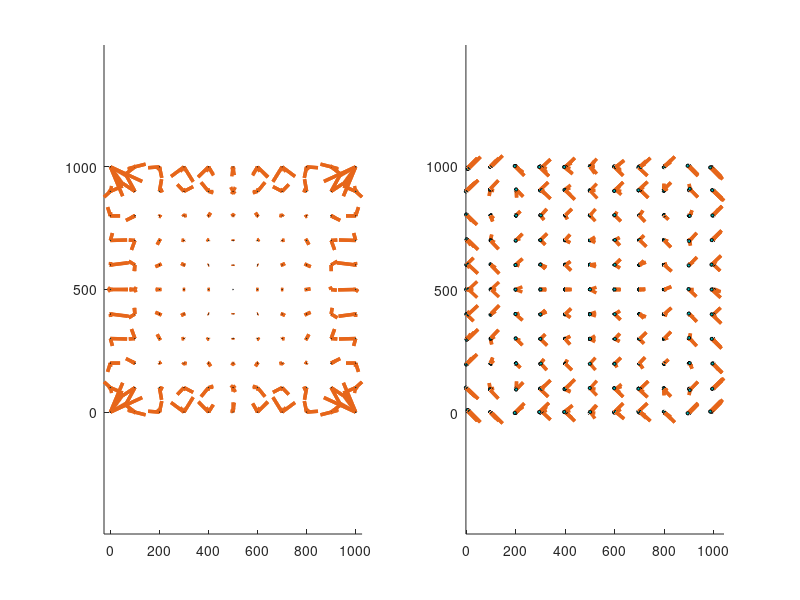

Here is the MATLAB script that generated this plot:
%%
function [X,U,P]=my_temp_v3_3
N=1000;
% data = zeros(idivide(int16(N),int16(100)), 2);
data = [];

% перейдём в ангстремы
global scale
scale = 10^(-10);

n=[10 10 6]; % размер решётки (n-1)
global A C Q G d % константы
d=10^(-8); % шаг решётки
d = d/scale;
A=[-3.712*10^(7) 6.079*10^(8) 1.303*10^(8)*20 1.294*10^(9) -1.950*10^(9) -2.5*10^(9) 3.863*10^(10) 2.529*10^(-10) 1.637*10^(-10) 1.367*10^(-10)]; % порядки!
C=[27.5 17.9 5.43]*10^(9); G=[51 0 2]*10^(-11); 
% Q=[14.2 -0.74 1.57]*10^(9)*scale;
Q=[-0.795 -1.222 1.57]*10^(10);

[x,y,z]=ndgrid(d*(0:n(1)),d*(0:n(2)),d*(0:n(3))); X={x;y;z}; clear x y z
U=cell(3,1); P=U; E=cell(6,1);
for i=1:3, U{i}=zeros(size(X{1})); P{i}=zeros(size(X{1})); end
% задаём значения U, P при z=0
global fix
fix=false(size(X{1})); fix(:,:,1)=true;

% % Сделаем сдвиг на 0.2 через meshgrid (суммарный сдвиг)
% del = 50;
% del = del/100;
% x_fix = linspace(-del*d/2, del*d/2, n(1)+1);
% y_fix = linspace(-del*d/2, del*d/2, n(2)+1);
% [X_fix, Y_fix] = meshgrid(x_fix, y_fix);
% 
% % U{1}(fix)=(X{1}(fix)-X_fix)*d;
% % U{2}(fix)=(X{2}(fix)-Y_fix)*d;
% % U{3}(fix)=0;
% 
% U{2}(fix)=(X_fix);
% U{1}(fix)=(Y_fix);
% U{3}(fix)=0;
for i=1:3
    U{i}=(rand(n+1)-1/2)*d*10^(-10);
end

% for i=1:3
%     P{i}(fix) = ones(n(1)+1, n(2)+1)*0.0001;
% %     P{i}(fix)=(rand(n(1:2)+1)-1/2)*d; 
% %     P{i}=(rand(n+1)-1/2)*10^(-5); 
% end
P{1} = ones(n+1)*0.1;


% цикл градиентного спуска
F=energies(U,P); 
k0=0; 
oo=0;
% while true
for i =1:N
        oo=oo+1;
        [GU,GP,gmax]=gradflow; % градиенты
        if gmax<1e-4*d, break, end % критерий остановки
        mu=min(1,1e-3*d/gmax); f=step_along(U,P,GU,GP,mu); f_=f;
        k=0;
        % определяем интервал одномерного поиска
        if f>F
            while f>F, f=f_; mu=mu/2; f_=step_along(U,P,GU,GP,mu); end
            mu=2*mu; k=k+1;
        else       
            while f<=f_, f_=f; mu=2*mu; f=step_along(U,P,GU,GP,mu); k=k+1; end
        end
        if k>k0,k0=k; end
        if f-2*f_+F == 0
            disp([f f_ F])
            break
        end
        mu=mu/4*(1-2*(f_-F)/(f-2*f_+F));
%         GP{1}*mu
%         GU{1}*mu
%         mu
        [F,U,P]=step_along(U,P,GU,GP,mu);
        if mod(oo,100)==0 
            data(idivide(int16(oo),int16(100)), 1) = oo;
            data(idivide(int16(oo),int16(100)), 2) = F;
            
        end
%         oo
        F
%         GU{1}
end
% U{1}
% P{1}
% [F,FL,FC,FQ,FG]=energies(U,P);

save('data.mat','data', 'X', 'U', 'P');
visual(X,U,P)
disp([oo k0])
end

%% ========================================================================
function [F,U,P]=step_along(U,P,GU,GP,mu)
% энергия после шага в направлении антиградиента: U -> (U - mu*dU)
for i=1:3, U{i}=U{i}-mu*GU{i}; P{i}=P{i}-mu*GP{i}; end
F=energies(U,P);
end

%% ========================================================================
function [F,FL,FC,FQ,FG]=energies(U,P0)
% вычисление энергии и её составляющих
global A C Q G d E P dP
% считаем производные на решётке и деформации
dU=derivatives(U); dP=derivatives(P0); P=P0;
i1=[1 5 9 6 3 2]; i2=[1 5 9 8 7 4]; % для нумерации по Фойгту
for i=1:6, E{i}=(dU{i1(i)}+dU{i2(i)})/(2-(i>3)); end
% квадраты и 4-е степени для ускорения счёта
q12=P{1}.^2; q22=P{2}.^2; q32=P{3}.^2; q14=q12.^2; q24=q22.^2; q34=q32.^2;
FL=A(1)*(q12+q22+q32)...
    +A(2)*(q14+q24+q34)...
    +A(3)*(q12.*q22+q22.*q32+q12.*q32)...
    +A(4)*(q12.*q14+q22.*q24+q32.*q34)...
    +A(5)*(q14.*(q22+q32)+q24.*(q12+q32)+q34.*(q12+q22))...
    +A(6)*q12.*q22.*q32...
    +A(7)*(q14.^2+q24.^2+q34.^2)...
    +A(8)*(q12.*q14.*(q22+q32)+q22.*q24.*(q12+q32)+q32.*q34.*(q12+q32))...
    +A(9)*(q14.*q24+q24.*q34+q14.*q34)...
    +A(10)*(q14.*q22.*q32+q24.*q12.*q32+q34.*q12.*q22);
FC=C(1)/2*(E{1}.^2+E{2}.^2+E{3}.^2)...
    +C(2)*(E{2}.*E{3}+E{1}.*E{3}+E{1}.*E{2})...
    +C(3)/2*(E{4}.^2+E{5}.^2+E{6}.^2);
FQ=-Q(1)*(E{1}.*q12+E{2}.*q22+E{3}.*q32)...
    -Q(2)*(E{1}.*(q22+q32)+E{2}.*(q12+q32)+E{3}.*(q12+q22))...
    -Q(3)*(E{6}.*P{1}.*P{2}+E{5}.*P{1}.*P{3}+E{4}.*P{2}.*P{3});
FG=G(1)/2*(dP{1,1}.^2+dP{2,2}.^2+dP{3,3}.^2)...
    +G(2)*(dP{1,1}.*dP{2,2}+dP{2,2}.*dP{3,3}+dP{1,1}.*dP{3,3})...
    +G(3)/2*(dP{1,2}.^2+dP{2,1}.^2+dP{2,3}.^2+dP{3,2}.^2+dP{3,1}.^2+dP{1,3}.^2);
FL=sum(FL(:)); FC=sum(FC(:)); FQ=sum(FQ(:)); FG=sum(FG(:));
% F=FL+FC+FQ+FG; % * d^3 ?
F=FL+FC+FQ; % * d^3 ?
F=F/numel(P0{1});
end

%% ========================================================================
function D=derivatives(V)
% вычисляем производные векторного поля на решётке: внутренние узлы по
% формулам 2-го порядка, граничные - по формулам 1-го порядка
% компоненты поля V - массив cell(3,1)
global d
D=cell(3,3); for i=1:9, D{i}=zeros(size(V{1})); end
for i=1:3, V{i}=V{i}/d/2; end % сразу учитываем шаг решётки
for i=1:3
    D{i,1}(2:end-1,:,:)=V{i}(3:end,:,:)-V{i}(1:end-2,:,:);
    D{i,1}([1 end],:,:)=2*cat(1,V{i}(2,:,:)-V{i}(1,:,:),V{i}(end,:,:)-V{i}(end-1,:,:));
    D{i,2}(:,2:end-1,:)=V{i}(:,3:end,:)-V{i}(:,1:end-2,:);
    D{i,2}(:,[1 end],:)=2*cat(2,V{i}(:,2,:)-V{i}(:,1,:),V{i}(:,end,:)-V{i}(:,end-1,:));
    D{i,3}(:,:,2:end-1)=V{i}(:,:,3:end)-V{i}(:,:,1:end-2);
    D{i,3}(:,:,[1 end])=2*cat(3,V{i}(:,:,2)-V{i}(:,:,1),V{i}(:,:,end)-V{i}(:,:,end-1));
end
end

%% ========================================================================
function [GU,GP,gmax]=gradflow
% вычисляем градиент - производные энергии по (P1,P2,P3) и (U1,U2,U3) каждого узла
global A C Q G d E P dP fix
GP=cell(3,1); GU=cell(3,1);
% вспомогательные переменные для ускорения счёта
q2=cell(3,1); q4=q2; q6=q2; PP=q2; P2=0; P4=0; P6=0;
for i=1:3
    q2{i}=P{i}.^2; q4{i}=q2{i}.^2; q6{i}=q2{i}.^3;
    P2=P2+q2{i}; P4=P4+q4{i}; P6=P6+q6{i};
end
PP{1}=q2{2}.*q2{3}; PP{2}=q2{1}.*q2{3}; PP{3}=q2{1}.*q2{2};
EP{1}=E{6}.*P{2}+E{5}.*P{3}; EP{2}=E{6}.*P{1}+E{4}.*P{3}; EP{3}=E{5}.*P{1}+E{4}.*P{2};
% локальная часть
for i=1:3
    % производная энергии Ландау
    GP{i}=A(1)+2*A(2)*q2{i}+A(3)*(P2-q2{i})+3*A(4)*q4{i}...
        +A(5)*(2*q2{i}.*(P2-q2{i})+(P4-q4{i}))+A(6)*PP{i}+4*A(7)*q6{i}...
        +A(8)*(3*q4{i}.*(P2-q2{i})+P6-q6{i})+2*A(9)*q2{i}.*(P4-q4{i})...
        +A(10)*PP{i}.*(q2{i}+P2);
    GP{i}=2*P{i}.*GP{i};
    % вклад электрострикции
    GP{i}=GP{i}-2*P{i}.*(Q(2)*(E{1}+E{2}+E{3})-(Q(2)-Q(1))*E{i})-Q(3)*EP{i};
end
% нелокальная часть
g=G/2/d; c=C/2/d; q=Q/2/d; % если нужны конечные разности, то не делить на d!
for i=1:3
    per=[i:3 1:i-1]; % перестановка размерностей
    i1=per(1); i2=per(2); i3=per(3);
    % производные по компонентам вектора P
    % производные "вдоль", типа P1,1
    T=g(1)*dP{i1,i1}+g(2)*(dP{i2,i2}+dP{i3,i3});
    GP{i1}=GP{i1}+gradflow_local(T,i1);
    % производные "поперёк", типа P1,2 и P1,3
    T=g(3)*dP{i1,i2};
    GP{i1}=GP{i1}+gradflow_local(T,i2);
    T=g(3)*dP{i1,i3};
    GP{i1}=GP{i1}+gradflow_local(T,i3);
    % производные по компонентам вектора U (упругая энергия и электрострикция)
    T=c(1)*E{i1}+c(2)*(E{i2}+E{i3})-q(1)*q2{i1}-q(2)*(q2{i2}+q2{i3}); 
    GU{i1}=gradflow_local(T,i1);
    T=c(3)*E{i2+3}-q(3)*P{i1}.*P{i3}; % индексы согласованы с нумерацией Фойгта
    GU{i1}=GU{i1}+gradflow_local(T,i3);
    T=c(3)*E{i3+3}-q(3)*P{i1}.*P{i2};
    GU{i1}=GU{i1}+gradflow_local(T,i2);
%     GU{i1}(fix)=0; % GP{i1}(fix)=0; % для фиксированных узлов
end
% максимальная длина градиента U
gmax1=sqrt(max(GU{1}(:).^2+GU{2}(:).^2+GU{3}(:).^2));
gmax2=sqrt(max(GP{1}(:).^2+GP{2}(:).^2+GP{3}(:).^2));
gmax=max([gmax1 gmax2]);

end
%% ========================================================================
function D=gradflow_local(T,dim)
% преобразование массива в разностный вдоль размерности dim 
% (вспомог. функция для gradflow)
D=zeros(size(T)); Z=false(size(T));
n=size(T); ind={1:n(1) 1:n(2) 1:n(3)};
% внутренние слои
ind{dim}=2:n(dim)-1; Z(ind{:})=true; ind0=Z; Z(:)=false;
ind{dim}=3:n(dim); Z(ind{:})=true; ind1=Z; Z(:)=false;
ind{dim}=1:n(dim)-2; Z(ind{:})=true; ind2=Z; Z(:)=false;
D(ind1)=T(ind0); D(ind2)=D(ind2)-T(ind0);
% граничные и приграничные слои
ind{dim}=[1 n(dim)]; Z(ind{:})=true; ind0=Z; Z(:)=false;
ind{dim}=[2 n(dim)]; Z(ind{:})=true; ind1=Z; Z(:)=false;
ind{dim}=[1 n(dim)-1]; Z(ind{:})=true; ind2=Z;
D(ind1)=D(ind1)+2*T(ind0); D(ind2)=D(ind2)-2*T(ind0);
end

%% ========================================================================
function visual(X,U,P)
% визуализация решётки с деформациями и поляризацией
dx=zeros(3,1); xmin=dx; X1=X; G=dx; G1=dx;
d=X{1}(2,1,1)-X{1}(1,1,1); % шаг решётки
for i=1:3, xmin(i)=min(X{i}(:)); dx(i)=max(X{i}(:))-xmin(i); end
% % строим подложку
% patch(xmin(1)+[-1 5 5 -1]/4*dx(1),xmin(2)+[-1 -1 5 5]/4*dx(2),[0 0 0 0],...
%     'facecolor',0.9*[1 1 1])
% находим максимальные смещения и поляризации
umax=U{1}.^2+U{2}.^2+U{3}.^2; pmax=P{1}.^2+P{2}.^2+P{3}.^2;
umax=sqrt(max(umax(:))); pmax=sqrt(max(pmax(:)));
% нормируем векторные поля с учётом размера ячейки
for i=1:3
%     U{i}=(d/umax)*U{i}; 
    P{i}=(3/4*d/pmax)*P{i}; 
    X1{i}=X{i}+U{i};
end

% строим исходную и деформированную решётки
subplot(1, 2, 1)
axis equal, hold on
% for i=1:3
%     x=X; x1=X1; per=[i:3 1:i-1];
%     for j=1:3
%         x{j}=permute(x{j},per); x{j}(end+1,:,:)=NaN;
%         x1{j}=permute(x1{j},per); x1{j}(end+1,:,:)=NaN;
%     end
%     G(i)=line(x{1}(:),x{2}(:),x{3}(:),'color',[1 0 0 0.2],'linewidth',0.1);
%     G1(i)=line(x1{1}(:),x1{2}(:),x1{3}(:),'color',[0 0 1 0.5],'linewidth',1);
% end

for i=1:3, XU{i}=[X{i}(:) X{i}(:)+U{i}(:)*10]'; end
line(XU{1},XU{2},XU{3},'color',[0.9 0.4 0.1],'linewidth',2.5)
scatter3(X{1}(:),X{2}(:),X{3}(:),'MarkerEdgeColor','k',...
    'MarkerFaceColor',[0 .75 .75],'SizeData', 0.1)

% строим векторы поляризации
subplot(1, 2, 2)
axis equal, hold on
for i=1:3, XP{i}=[X1{i}(:) X1{i}(:)+P{i}(:)]'; end
line(XP{1},XP{2},XP{3},'color',[0.9 0.4 0.1],'linewidth',2.5)
scatter3(X1{1}(:),X1{2}(:),X1{3}(:),'MarkerEdgeColor','k',...
    'MarkerFaceColor',[0 .75 .75],'SizeData',5)
axis tight
end